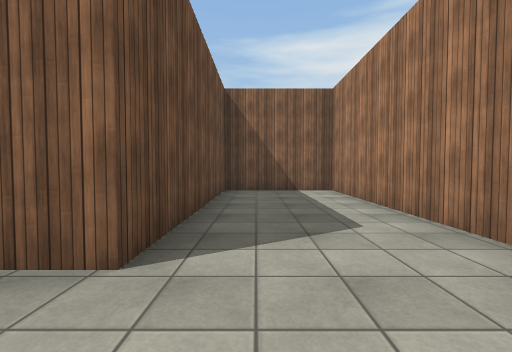
View 1 (above)

15 first-person views from a walk through a scene from a Unity 3-D project. The camera is 1.3 m above the floor, tilts 2° down and sees 90° across. The floor is counted in squares, 2 m on a side. Each view is taken from the middle of a square. On the plan, view 1 faces up. The plan holds only what a view shows up to about 9 squares ahead; the rest is blank. The place goes on beyond the plan. The player is left out. Surface patterns are stand-ins for the level's own textures.

View 2
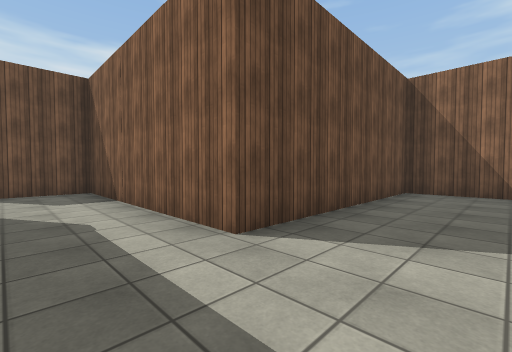

View 3
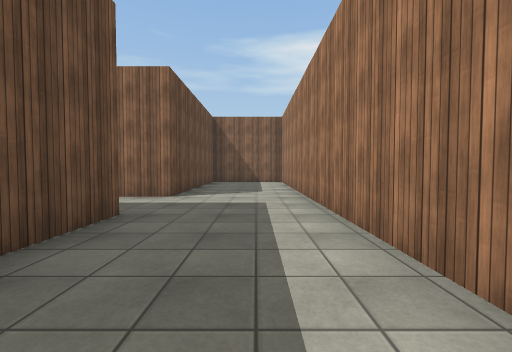

View 4
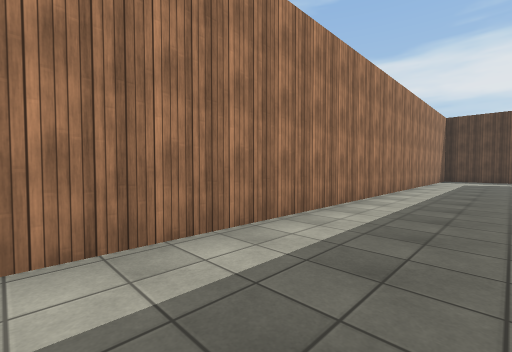

View 5
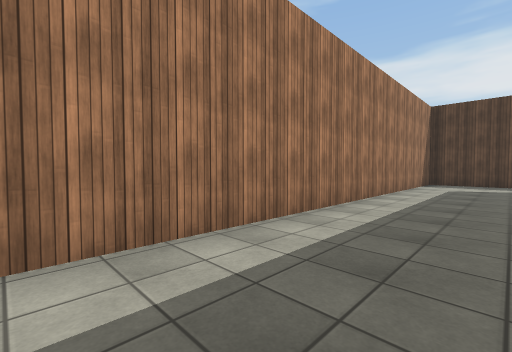

View 6
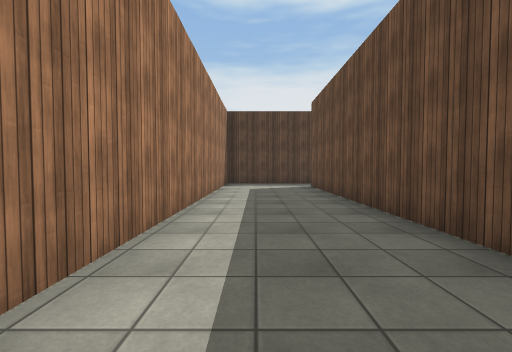

View 7
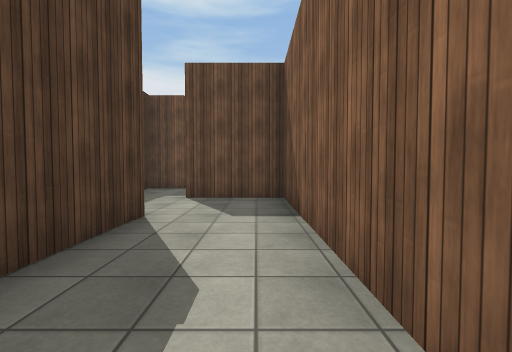

View 8
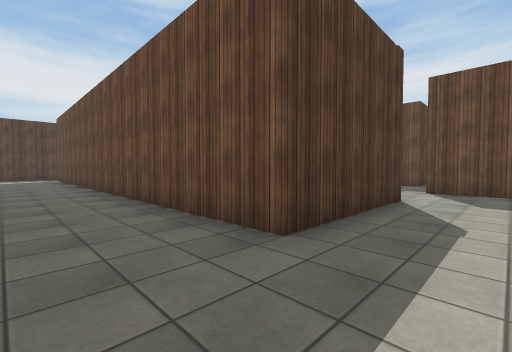

View 9
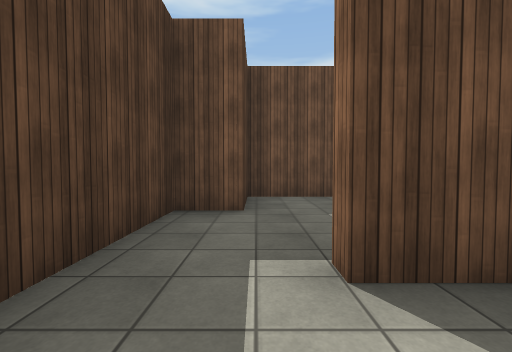

View 10
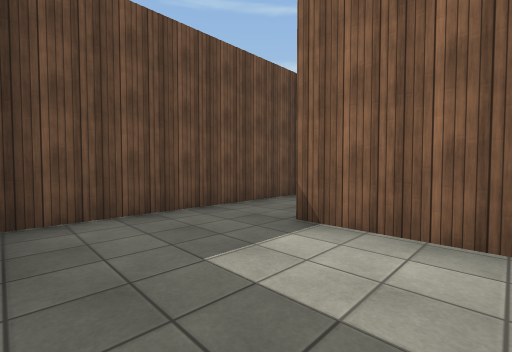

View 11
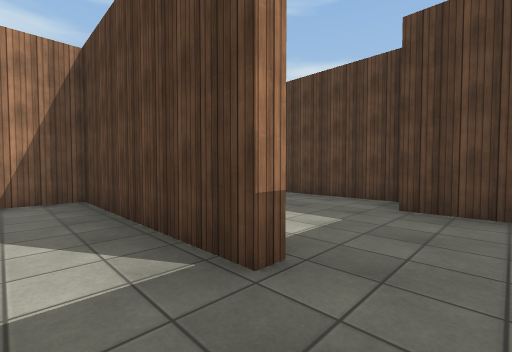

View 12
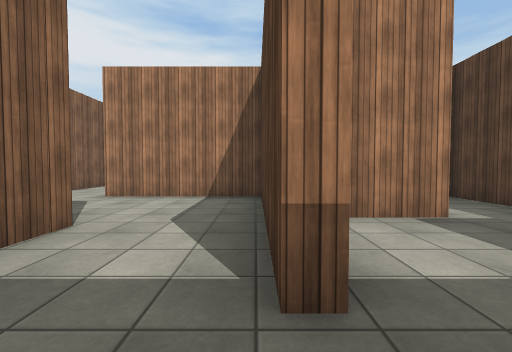

View 13
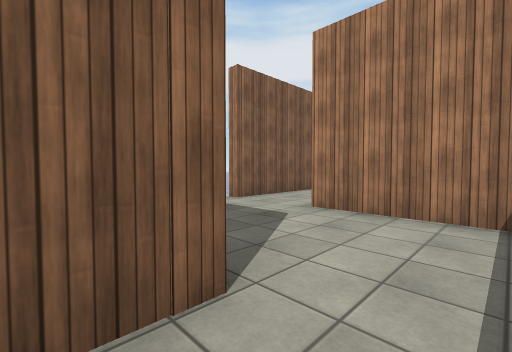

View 14
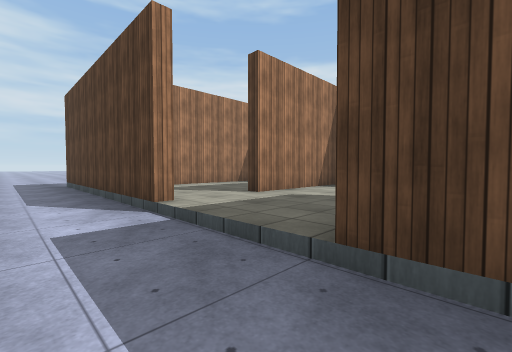

View 15
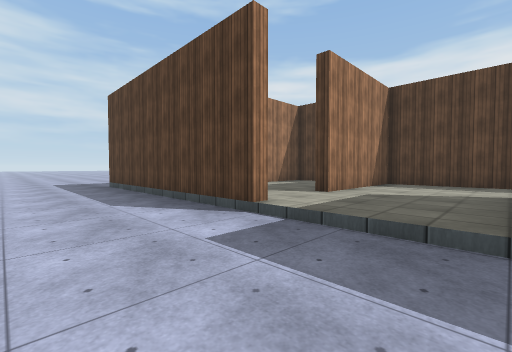

### Floor plan
Key: @ floor where view 1 was taken; # wall or solid block; . main floor; - floor 0.25 m lower than the main floor.
Columns run from 11 left of view 1 to 4 right of it. Each row starts with its distance up from view 1.
 10     ------------
  9    -------------
  8    ------------
  7    ##..#######
  6      .....#..#
  5      ..#..#..#
  4 #  ##..#..#..#
  3 #......#..#..#
  2 #..########..#
  1 #....#.......#
  0 #....#.....@.#
 -1 ###....####..#
 -2   ######  #..#
 -3           #..#
 -4           #..#
 -5           #..#
 -6           #..#
 -7           #..#
 -8           #..#
 -9           #..#
-10           #..#
-11           #..#
-12           #..#
-13           #..#
-14            ..#
-15            ###

Positions as (right, up) in squares from view 1, and headings:
1: (0, 0), facing up
2: (1, 0), facing up-left
3: (1, -4), facing up
4: (0, -1), facing down-right
5: (0, -4), facing down-right
6: (1, -5), facing down
7: (-1, 1), facing left
8: (1, 1), facing down-left
9: (-5, -1), facing left
10: (-7, -1), facing up-left
11: (-10, 3), facing down-right
12: (-10, 2), facing right
13: (-8, 3), facing up-right
14: (-8, 9), facing down-right
15: (-7, 10), facing down-right
